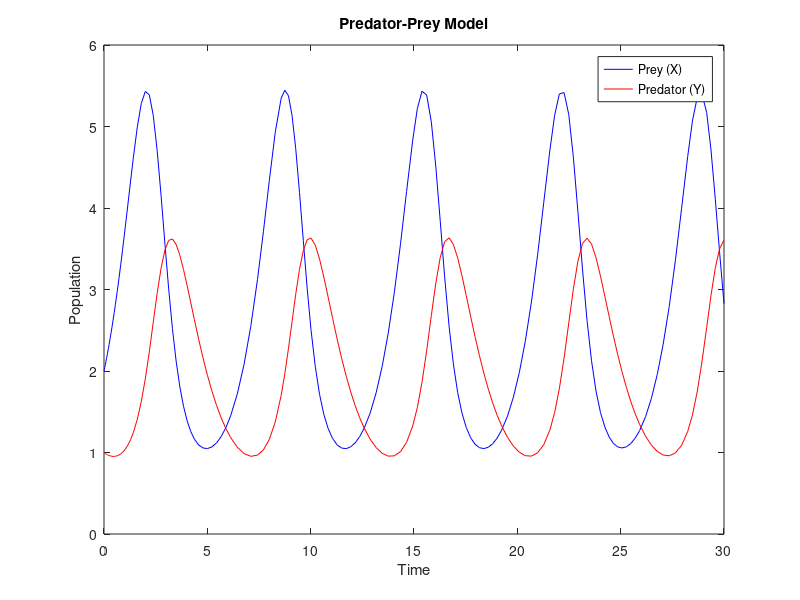

MATLAB code to generate this figure:
a = 1.2;
b = 0.6;
c = 0.8;
d = 0.3;

t0 = 0;
state0 = [2; 1];  % Note the use of semicolon to create a column vector

tN = 30;

ode_system = @(time, state) [a*state(1) - b*state(1)*state(2);
                             -c*state(2) + d*state(1)*state(2)];

[X, Y] = ode45(ode_system, [t0, tN], state0);

% Plotting
figure;
plot(X, Y(:,1), 'b', X, Y(:,2), 'r');
xlabel('Time');
ylabel('Population');
title('Predator-Prey Model');
legend('Prey (X)', 'Predator (Y)');

